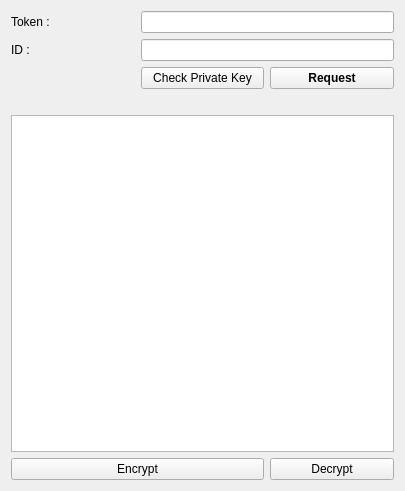
<?xml version="1.0" encoding="UTF-8"?>
<ui version="4.0">
 <class>GetFriends</class>
 <widget class="QMainWindow" name="GetFriends">
  <property name="geometry">
   <rect>
    <x>0</x>
    <y>0</y>
    <width>405</width>
    <height>491</height>
   </rect>
  </property>
  <property name="windowTitle">
   <string>GetFriends</string>
  </property>
  <widget class="QWidget" name="centralWidget">
   <layout class="QGridLayout" name="gridLayout">
    <item row="0" column="0">
     <widget class="QLabel" name="token">
      <property name="text">
       <string>Token :</string>
      </property>
     </widget>
    </item>
    <item row="0" column="1" colspan="2">
     <widget class="QLineEdit" name="tokenEdit"/>
    </item>
    <item row="1" column="0">
     <widget class="QLabel" name="facebookid">
      <property name="text">
       <string>ID :</string>
      </property>
     </widget>
    </item>
    <item row="1" column="1" colspan="2">
     <widget class="QLineEdit" name="idEdit"/>
    </item>
    <item row="2" column="1">
     <widget class="QPushButton" name="pushButton">
      <property name="text">
       <string>Check Private Key</string>
      </property>
     </widget>
    </item>
    <item row="2" column="2">
     <widget class="QPushButton" name="loadButton">
      <property name="font">
       <font>
        <weight>75</weight>
        <bold>true</bold>
       </font>
      </property>
      <property name="text">
       <string>Request</string>
      </property>
     </widget>
    </item>
    <item row="3" column="1" colspan="2">
     <widget class="QLabel" name="StoreResult">
      <property name="text">
       <string/>
      </property>
     </widget>
    </item>
    <item row="4" column="0" colspan="3">
     <widget class="QTextEdit" name="inputText">
      <property name="good" stdset="0">
       <string/>
      </property>
     </widget>
    </item>
    <item row="5" column="0" colspan="2">
     <widget class="QPushButton" name="EncryptButton">
      <property name="text">
       <string>Encrypt</string>
      </property>
     </widget>
    </item>
    <item row="5" column="2">
     <widget class="QPushButton" name="DecryptButton">
      <property name="text">
       <string>Decrypt</string>
      </property>
     </widget>
    </item>
   </layout>
  </widget>
 </widget>
 <layoutdefault spacing="6" margin="11"/>
 <resources/>
 <connections/>
</ui>
